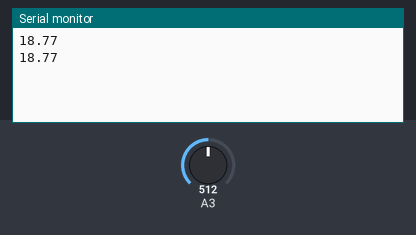
This sketch was run on a simulated Arduino Uno, built with avr-gcc and run on an emulated ATmega328P. Parts: the last lines printed to the serial monitor. The inputs (shaded band) are chosen by the test bench; at power-on: A3 = 512.

Above: at 1.8 s.
1.9 s: A3 set to 716
At 2.8 s:
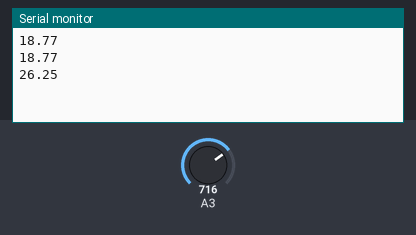
3.4 s: A3 set to 900
At 4.7 s:
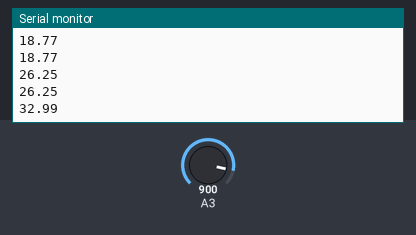
Timing chart, 0 to 6.4 s (numbered marks = the images above; inputs shaded):
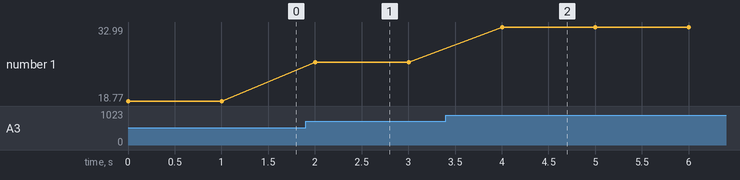

Measured:
- after the input at 1.9 s, the serial monitor: prints a new line after 0.10 s (image 1)
- after the input at 3.4 s, the serial monitor: prints a new line after 0.60 s (image 2)
- plotted number 1: 18.77 → 26.25 after the input at 1.9 s, 26.25 → 32.99 after the input at 3.4 s

The sketch:

voltage.ino
```cpp
// the setup routine runs once when you press reset:
void setup() {
  // initialize serial communication at 9600 bits per second:
  Serial.begin(9600);
}

// the loop routine runs over and over again forever:
void loop() {
  // read the input on analog pin 0:
  int sensorValue = analogRead(A3);
  //Serial.println(sensorValue);
  // Convert the analog reading (which goes from 0 - 1023) to a voltage (0 - 37.5V):
  float voltage = sensorValue * (37.5 / 1023.0);
  // print out the value you read:
  Serial.println(voltage);
  delay(1000);
}
```
